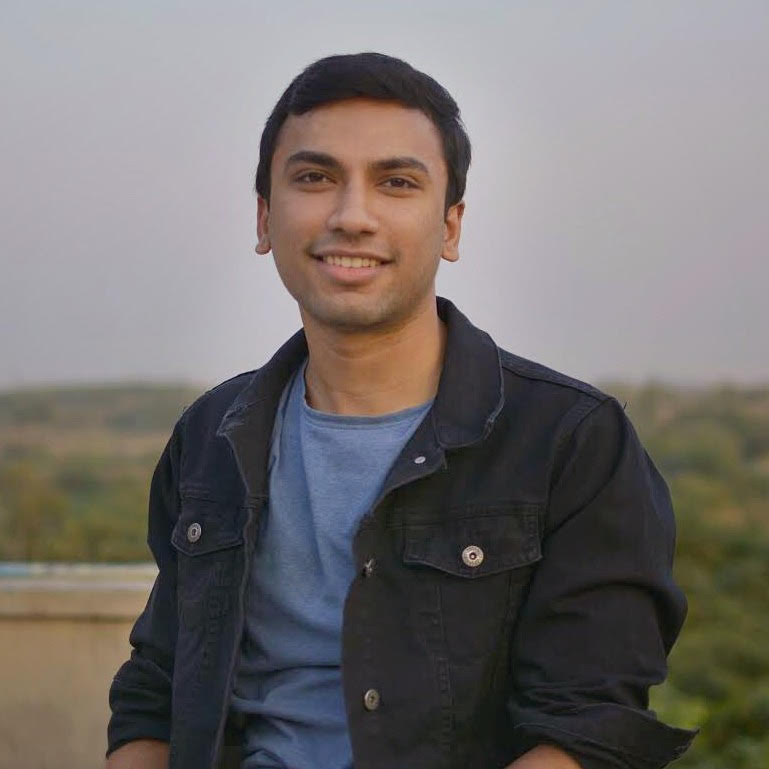
#> input picture hamza smile.jpg, 769 x 769 px, found by its file name
$ jupyter execute ML_Assignment_1_KKN_BEE10_Muhammad_Hamza_Shakoor_255633.ipynb
#> lines starting #> are read from the running program, lines starting #| are printed output that depends on the picture; long printed decimals are rounded
Assignment No.1:k-nearest neighbors

Before running this block, make sure to upload "data.mat" in the google drive.

[cell 1]
#Enter your path of dataset from google drive
import scipy.io as sio
GOOGLE_COLAB = True
path = ""
if GOOGLE_COLAB:
    from google.colab import drive, files
    drive.mount('/content/drive/')
    path = "/content/drive/My Drive/Machine Learning/"

dataset = path + "data.mat"

#Enter path of your test image
test_image=path+"test.jpg"
mat_contents = sio.loadmat(dataset)
#> (reads data.mat from the repository)
mat_contents
images = mat_contents['images']
label = mat_contents['C']
images.shape

If you can see the shape of images in 'data.mat' then your data has been read.

[cell 2]
import numpy as np
images= np.transpose(images)
images.shape
im = np.reshape(images, [ 32, 32, 3, -1], order="F")

[cell 3]
from matplotlib import pyplot as plt
#import cv2

plt.imshow(im[:,:,:,40])
print(im[:,:,:,0].shape)
a= im[:,:,:,40]
plt.imshow(a)
a.shape
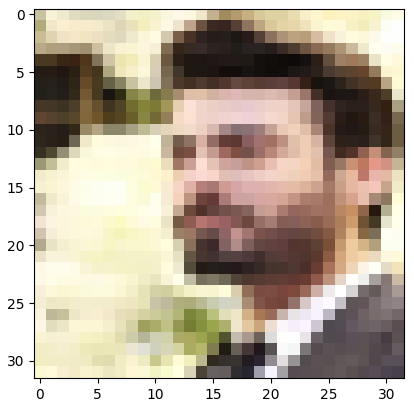
#> figure drawn by matplotlib, 1 panel

You Need to write your code in this block.

[cell 4]
from scipy import misc
import cv2
from math import sqrt
import numpy as np
from numpy import ndarray


for i in range(50):
    G = im[:,:,:,i]
    G = np.reshape(G,[-1], order="F")

    #Read your image here
####### Your code here #######
from PIL import Image
image = Image.open('drive/My Drive/Machine Learning/hamza smile.jpg')
#> image is the input picture: PIL image 769x769 RGB; mean R, G, B 116.8, 111.9, 110.2
image.show()

# The file format of the source file.
print(image.format) # Output: JPEG
#| JPEG

# Image size, in pixels. The size is given as a 2-tuple (width, height).
print(image.size)
#| (769, 769)
############################
    #Resize your image
####### Your code here #######
new_image = image.resize((32, 32))
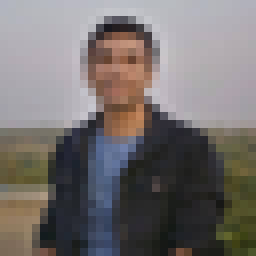
#> new_image: PIL image 32x32 RGB (shown 8 times larger); mean R, G, B 116.8, 111.9, 110.2
new_image.save('image_32.jpg')

print(image.size)
#| (769, 769)
print(new_image.size) # Output: (32, 32)
#| (32, 32)
new_im = np.reshape(new_image, [ 32, 32, 3, -1], order="F")
plt.imshow(new_im[:,:,:,0])
print(new_im[:,:,:,0].shape)
#| (32, 32, 3)
new_a= new_im[:,:,:,0]
plt.imshow(new_a)
new_a.shape
#############################
    #Calculate Eucleadian distance between your image and dataset
####### Your code here #######
i1=new_a
i2=im[:,:,:,40]
def calculateDistance(i1, i2):
    return (np.sum((i1-i2)**2))**0.5
calculateDistance(i1,i2)
#> Out = 569.3
##############################
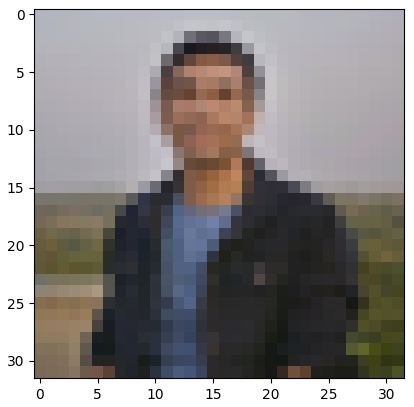
#> figure drawn by matplotlib, 1 panel

In this Block you need to fill the code for 1-NN.

[cell 5]
# Write code for 1 NN
#Find min distance
#Find at which point min value exists

####### Your code here #######
i1=new_a
d=[]
for index in range(50):
  i2=im[:,:,:,index]
  n=calculateDistance(i1,i2)
  d.append(n)
#> this loop made 50 passes
#> n on passes 1 to 12: 549.6, 575.8, 563.1, 573.7, 543.6, 580.8, 563.2, 578.2, 569.8, 566.2, 564.6, 575.5
#> after the loop, d = 50 values, max 587.2 at index 22, min 543.6 at index 4, mean 568.4
print (d)
#> (printed output is left out)

#min distance
min_d=min(d)
#> min_d = 543.6
print(min_d)
#| 543.582
#index of minimum value in list
min_index=d.index(min_d)
#> min_index = 4
print(min_index)
#| 4
##############################
print("your image matches with this actor ")
plt.imshow(im[:,:,:,min_index])
print(im[:,:,:,min_index].shape)
#| (32, 32, 3)
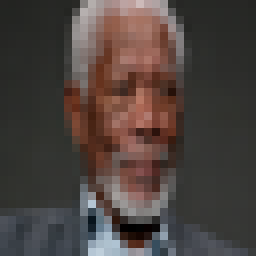
#> shown: shape (32, 32, 3) (shown 8 times larger); mean R, G, B 76.1, 66, 62.2

Write code for 3 NN

[cell 6]
#3 NN
#Write code for 3 NN
#Find 3 min distances
#Find their instances
#hint: Use for Loop

####### Your code here #######
#i1=new_a
d=[]
for index in range(50):
  i2=im[:,:,:,index]
  n=calculateDistance(i1,i2)
  d.append(n)
print (d)
#> (printed output is left out)

#3 min distances
def lowest_three(a, n):
  return np.partition(a, n-1)[:n]
min_three_list=lowest_three(d, 3)
#> min_three_list = [543.6, 549.6, 553.1]
print(min_three_list)
#| [543.582  549.571 553.085]

######################
min_index_list=[]
#index of 3 minimum values in list
for i in range(3):
  min_index=d.index(min_three_list[i])
  min_index_list.append(min_index)
#> this loop made 3 passes
#> min_index on passes 1 to 3: 4, 0, 13
#> after the loop, min_index_list = [4, 0, 13]
print(min_index_list)
#| [4, 0, 13]
##############################
print("your image matches with these 3 actors: ")
##############################
f, axarr = plt.subplots(1,3)
axarr[0].imshow(im[:,:,:,min_index_list[0]])
axarr[1].imshow(im[:,:,:,min_index_list[1]])
axarr[2].imshow(im[:,:,:,min_index_list[2]])
print(im[:,:,:,min_index_list[2]].shape)
#| (32, 32, 3)
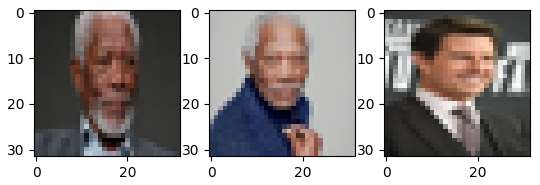
#> figure drawn by matplotlib, 3 panels

Write code for 5 NN

[cell 7]
#Write code for 5 NN
#Find 5 min distances
#Find their instances

####### Your code here #######
d=[]
for index in range(50):
  i2=im[:,:,:,index]
  n=calculateDistance(i1,i2)
  d.append(n)
print (d)
#> (printed output is left out)

#5 min distances
def lowest_five(a, n):
  return np.partition(a, n-1)[:n]
min_five_list=lowest_five(d, 5)
#> min_five_list = [553.1, 549.6, 543.6, 553.8, 556.7]
print(min_five_list)
#| [553.085 549.571 543.582  553.756 556.705]

######################
min_index_list=[]
#index of 3 minimum values in list
for i in range(5):
  min_index=d.index(min_five_list[i])
  min_index_list.append(min_index)
#> this loop made 5 passes
#> min_index on passes 1 to 5: 13, 0, 4, 27, 34
#> after the loop, min_index_list = [13, 0, 4, 27, 34]
print(min_index_list)
#| [13, 0, 4, 27, 34]
##############################
print("your image matches with these 5 actors: ")
##############################
f, axarr = plt.subplots(1,5)
axarr[0].imshow(im[:,:,:,min_index_list[0]])
axarr[1].imshow(im[:,:,:,min_index_list[1]])
axarr[2].imshow(im[:,:,:,min_index_list[2]])
axarr[3].imshow(im[:,:,:,min_index_list[3]])
axarr[4].imshow(im[:,:,:,min_index_list[4]])
print(im[:,:,:,min_index_list[4]].shape)
#| (32, 32, 3)
##############################
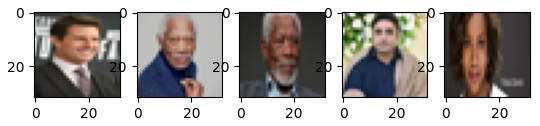
#> figure drawn by matplotlib, 5 panels
